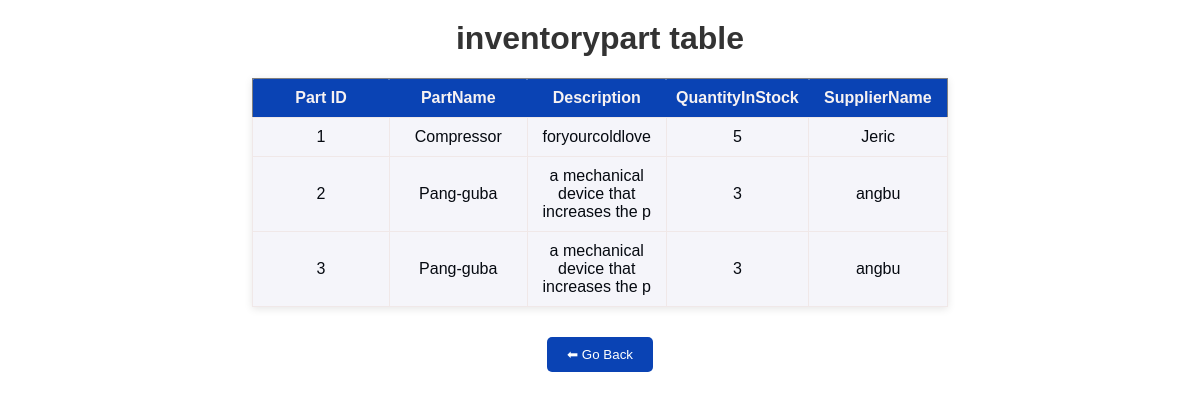
/inventorypart.php, run on an earlier commit of the app's database.
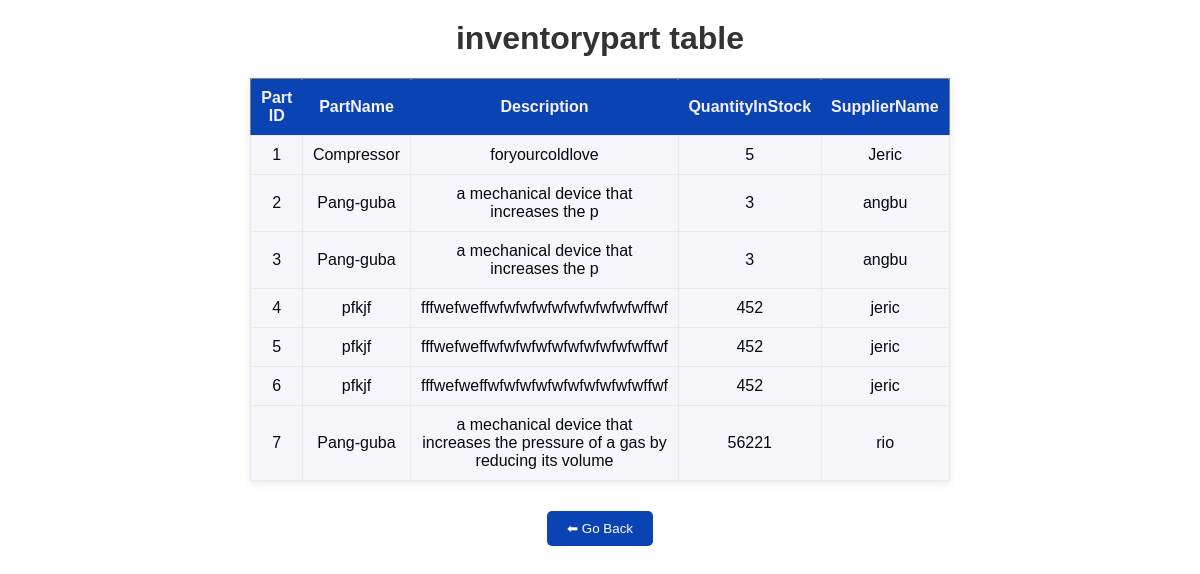
And on a later commit of the database.
### tables this page shows
CREATE TABLE `inventorypart` (
  `Part_ID` int(11) NOT NULL,
  `PartName` varchar(40) DEFAULT NULL,
  `Description` text DEFAULT NULL,
  `QuantityInStock` decimal(40,0) DEFAULT NULL,
  `SupplierName` varchar(40) DEFAULT NULL
);

### inventorypart.php (the view)
<?php
include('database.php');
$sql = "SELECT * FROM inventorypart";
$query = mysqli_query($conn, $sql);
if (mysqli_num_rows($query) > 0) {
    echo "<h1>inventorypart table </h1>";
    echo "<table border='1'>";
    echo "<tr><th>Part ID</th><th>PartName</th><th>Description</th><th>QuantityInStock</th><th>SupplierName</th></tr>";
    while ($row = mysqli_fetch_assoc($query)) {
        echo "<tr>";
        echo "<td>".$row["Part_ID"]."</td>";
        echo "<td>".$row["PartName"]."</td>";
        echo "<td>".$row["Description"]."</td>";
        echo "<td>".$row["QuantityInStock"]."</td>";
        echo "<td>".$row["SupplierName"]."</td>";
        echo "</tr>";
    }
    echo "</table>";
} else {
    echo "No results found.<br>";
}
?>
<div style="text-align: center; margin-top: 20px;">
    <button
        onclick="window.history.back()"
        style="padding: 10px 20px;
               background-color: #0a43b4ff;
               color: white;
               border: none;
               border-radius: 5px;
               cursor: pointer;">
        ⬅ Go Back
    </button>
</div>

What changed in the data, as far as the page shows it:
added inventorypart: Part_ID "4", PartName "pfkjf", Description "fffwefweffwfwfwfwfwfwfwfwfwfwffwf", QuantityInStock "452", SupplierName "jeric"
added inventorypart: Part_ID "5", PartName "pfkjf", Description "fffwefweffwfwfwfwfwfwfwfwfwfwffwf", QuantityInStock "452", SupplierName "jeric"
added inventorypart: Part_ID "6", PartName "pfkjf", Description "fffwefweffwfwfwfwfwfwfwfwfwfwffwf", QuantityInStock "452", SupplierName "jeric"
added inventorypart: Part_ID "7", PartName "Pang-guba", Description "a mechanical device that increases the pressure of a gas by reducing its volume", QuantityInStock "56221", SupplierName "rio"
